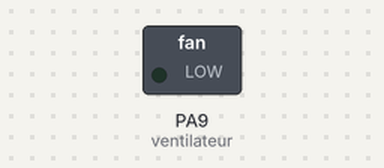
Bench run of a sketch on a simulated STM32 Blue Pill. Shown: switched loads named in the sketch (green lamp = pin HIGH).

Above: at 1.5 s.
At 9.0 s:
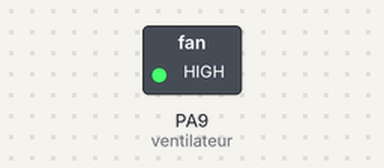
Timing chart, 0 to 19.5 s (numbered marks = the images above):
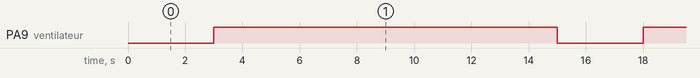

Measured:
- by itself, PA9 (ventilateur): alternates HIGH for 12.0 s and LOW for 3.0 s

The sketch:

pwm_stm32.ino
```cpp
int ventilateur = PA9;
void setup() {
  pinMode(ventilateur, OUTPUT);
}

void loop() {
  analogWrite(ventilateur, 0);//0
  delay(3000);
  analogWrite(ventilateur, 16384);//25%
  delay(3000);
  analogWrite(ventilateur, 32768);//50%
  delay(3000);
  analogWrite(ventilateur, 49152);//75%
  delay(3000);
  analogWrite(ventilateur, 65535);//100%
  delay(3000);
}
```
